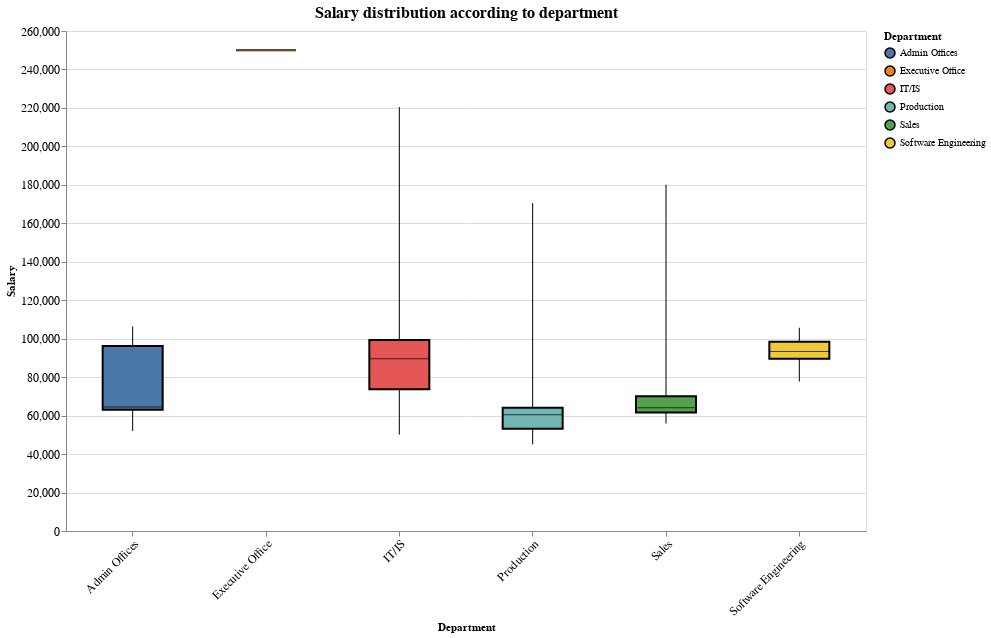

The notebook cell this image was saved under:
### Code cell
# salary distribution according to department
alt.Chart(still_working).mark_boxplot(extent='min-max',
    box = {
        'stroke': 'black',
        'strokeWidth': 2
    },
    median = {
        'color': 'black'
    }
).encode(
    x=alt.X('Department:N', axis=alt.Axis(title='Department', labelAngle=-45, labelFontSize=12)),
    y=alt.Y('Salary:Q', axis=alt.Axis(title='Salary', labelFontSize=12)),
    color='Department:N',
    tooltip=['Department:N', alt.Tooltip('Salary:Q', title='Salary')],
    size=alt.value(60)
).properties(
    title=alt.TitleParams(
        text='Salary distribution according to department',
        fontSize=16
    ),
    width=800,
    height=500
).interactive()

### Figure 1 — Vega-Lite specification as saved in the notebook (floating-point values rounded to 4 significant figures; data arrays with more than 128 entries replaced by an {"elided": "..."} marker saying what was removed)
{"config": {"view": {"continuousWidth": 300, "continuousHeight": 300}}, "data": {"name": "data-a560b8be6acebc45451d83f9a5160357"}, "mark": {"type": "boxplot", "box": {"stroke": "black", "strokeWidth": 2}, "extent": "min-max", "median": {"color": "black"}}, "encoding": {"color": {"field": "Department", "type": "nominal"}, "size": {"value": 60}, "tooltip": [{"field": "Department", "type": "nominal"}, {"field": "Salary", "title": "Salary", "type": "quantitative"}], "x": {"axis": {"labelAngle": -45, "labelFontSize": 12, "title": "Department"}, "field": "Department", "type": "nominal"}, "y": {"axis": {"labelFontSize": 12, "title": "Salary"}, "field": "Salary", "type": "quantitative"}}, "height": 500, "params": [{"name": "param_3", "select": {"type": "interval", "encodings": ["x", "y"]}, "bind": "scales"}], "title": {"text": "Salary distribution according to department", "fontSize": 16}, "width": 800, "$schema": "https://vega.github.io/schema/vega-lite/v5.17.0.json", "datasets": {"data-a560b8be6acebc45451d83f9a5160357": {"elided": "207 records"}}}
